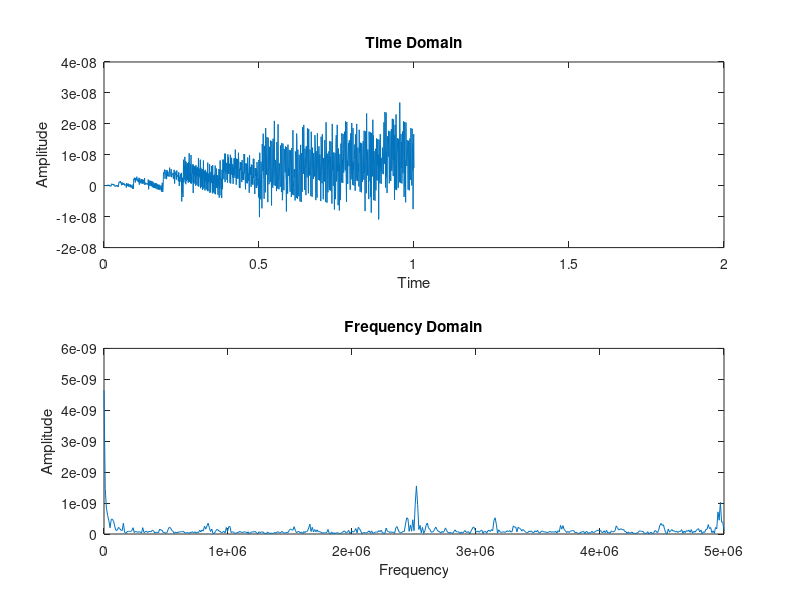

Here is the MATLAB script that generated this plot:
% Lab 1 Q4 %
t = 0:0.000999:1;
f1 = 10000000;
X = sin((pi*2*f1)*t) + (1/3)*sin(pi*2*(3*f1)*t) + (1/5)*sin(pi*2*(5*f1)*t);

L = length(t);
n = 2^nextpow2(L);

Y = fft(X, n);
Y1 = f1*(0:(n/2))/n;
P = abs(Y/n);

figure(1)
subplot(2,1,1) 
plot(t, X);
xlim([0 2]);
title('Time Domain');
xlabel('Time');
ylabel('Amplitude');

subplot(2,1,2) 
plot(Y1, P(1:n/2+1)); 
title('Frequency Domain');
ylabel('Amplitude');
xlabel('Frequency');